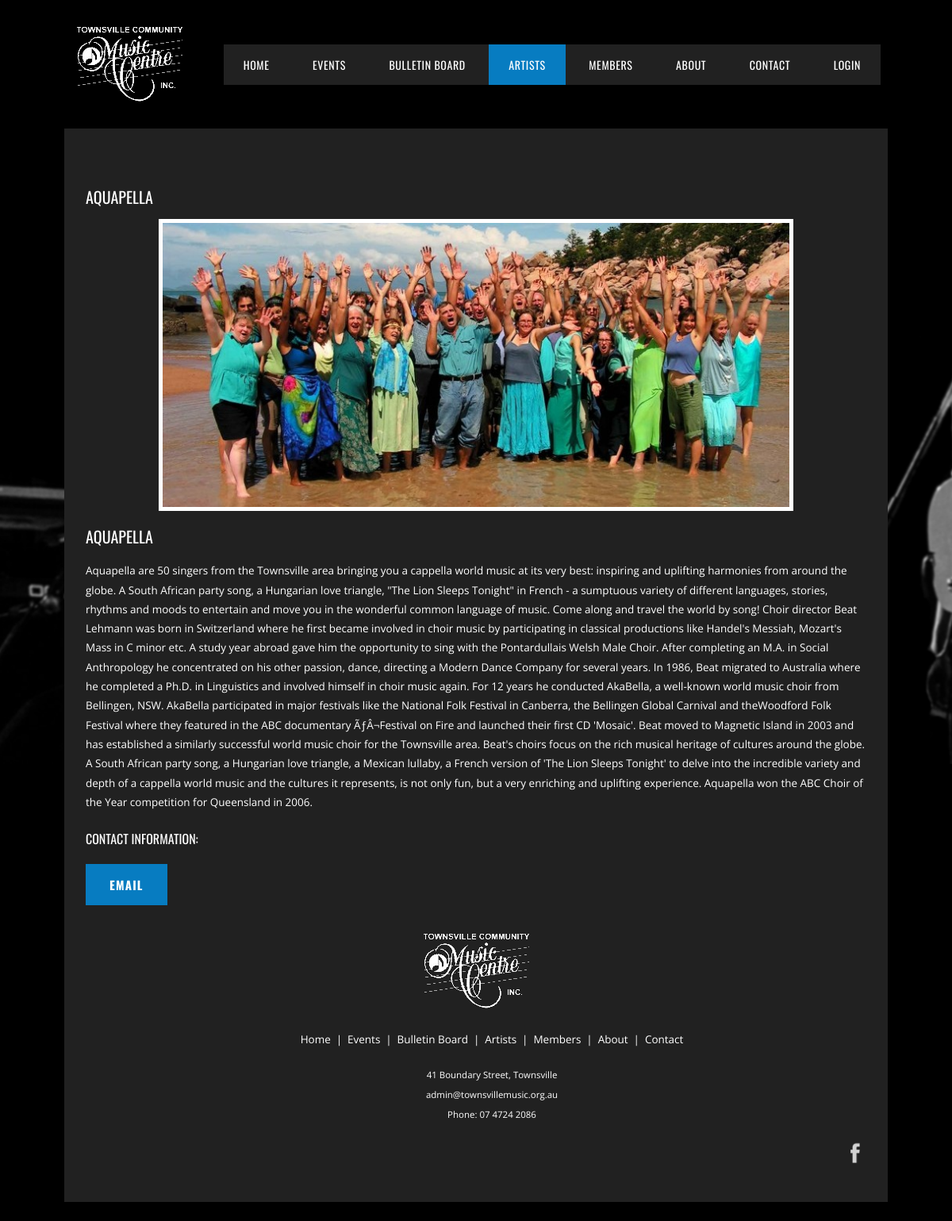
The app's page /artistdetailed.php?rowid=4 with its own data.
### tables this page shows
CREATE TABLE "artists" (
  "thumb" text NULL,
  "user" text NOT NULL DEFAULT 'Administrator',
  "hits" integer NOT NULL DEFAULT '0',
  "mobile" text NULL,
  "fax" text NULL,
  "phone" text NULL,
  "email" text NULL,
  "webpage" text NULL,
  "imageUrl" text NOT NULL,
  "details" text NOT NULL,
  "summary" text NOT NULL,
  "name" text NOT NULL,
  "id" integer NOT NULL PRIMARY KEY AUTOINCREMENT
);

### artistdetailed.php (the view, shortened to what this page needs)
<?php
include("php/dbconnect.php")
?>
<!doctype html>
<html lang="en">
<head>
<link rel="stylesheet" href="css/style.css">
</head>
<body>
<?php
    require("php/header.php");
?>
<div id="boxed_content" class="boxed_content">
<div class="inner">
  <div id="content" class="site-content">
    <div class="page-inner">
      <div class="">
      <div class="content">
<?php
$sql = "SELECT * FROM artists WHERE id = '$_REQUEST[rowid]'";
foreach ($dbh->query($sql) as $row)
{
?>
<?php
echo "<section class='artistdetailed'>";
echo     "<div class='artistdetailed-image'>";
    echo    "<h2 class='artistdetailed-name'>$row[name]</h2>";
echo        "<img src='$row[imageUrl]' width='800' height='363' alt='$row[name]'>";
echo    "</div>";
echo    "<h2 class='artistdetailed-name'>$row[name]</h2>";
echo    "<div class='artistdetailed-info'>";
echo        "<p>$row[details]</p>";
echo "<h3>Contact information:</h3>";
if (isset($row[email]))
{
    echo        "<a href='mailto:$row[email]' class='ui button colored'>Email</a>";
}
echo    "</div> ";
echo "</section>";
?>
<?php
}
?>
          </div>
        </div>
      </div>
    </div>
    </div>
    </div>
<?php
require("php/footer.php");
?>
</body>
</html>

### css/style.css (style rules this page uses)
body { line-height: 1; }
*, *:before, *:after { -webkit-box-sizing: border-box; -moz-box-sizing: border-box; box-sizing: border-box; }
html, body { font-size: 13.5px; }
body, button, select { font-family: "Open Sans", Helvetica, Arial, sans-serif; line-height: 1.8; color: #AAA; }
body { background: url("../images/bg.jpg") no-repeat top center fixed black; }
a { transition: opacity .25s ease 0s, background-color .25s ease 0s, color .25s ease 0s, background .25s ease 0s, box-shadow .25s ease 0s; text-decoration: none; color: #077cc1; }
h1, h2, h3, h4, h5, h6 { font-family: "Oswald", Helvetica, Arial, sans-serif; font-weight: normal; position: relative; z-index: 0; margin: 0 0 10px; text-transform: uppercase; }
h2 { font-size: 18px; }
@media screen and (min-width: 790px) { h2 { font-size: 20px; } }
h3 { font-size: 16px; }
ul, ol, dl, p, details, address, .vcard, figure, pre, fieldset, table, dt, dd, hr { margin-bottom: 20px; }
img { max-width: 100%; height: auto; vertical-align: middle; z-index: 1; }
.content { padding: 2em 2em 0; padding-bottom: 2em; color: #FFF; background: #212121; }
.boxed_content { position: relative; max-width: 1098px; margin: 0 auto; padding: 0 30px; }
@media screen and (min-width: 500px) { .artistdetailed-image { width: auto; height: auto; margin-left: auto; margin-right: auto; margin-top: 3em; margin-bottom: 1em; } }
@media screen and (min-width: 500px) { .artistdetailed-image img { display: block; margin-left: auto; margin-right: auto; border: solid 5px #FFF; } }
@media screen and (min-width: 500px) { .ui.button { font-family: "Oswald", Helvetica, Arial, sans-serif; font-size: 12px; font-weight: normal; margin-bottom: 10px; padding: .7em 1.2em; letter-spacing: .7px; text-transform: uppercase !important; color: #FFF; border-radius: 0; background: #077cc1; } }
@media screen and (min-width: 500px) { .ui.button { font-size: 15px; font-weight: bold; padding: 15px 30px; letter-spacing: 1.2px; } }

### records on screen
artists: name "AQUAPELLA", imageUrl+name (picture), details "Aquapella are 50 singers from the Townsville area bringing you a cappella world music at its very best: inspiring and uplifting harmonies from around the globe. A South African party song, a Hungarian love triangle, \"The Lion Sleeps Tonight\" in French - a sumptuous variety of different languages, stories, rhythms and moods to entertain and move you in the wonderful common language of music. Come along and travel the world by song! Choir director Beat Lehmann was born in Switzerland where he first became involved in choir music by participating in classical productions like Handel's Messiah, Mozart's Mass in C minor etc. A study year abroad gave him the opportunity to sing with the…"
